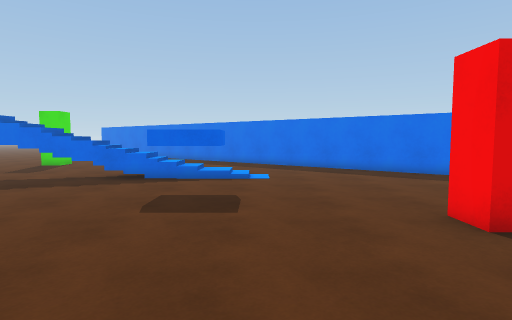
view 1 (above)

19 first-person views from a walk through a Unity game level. The camera is 1.4 m above the floor, tilts 4° down and sees 80° across. The floor is counted in squares, 1 m on a side. Each view is taken from the middle of a square. On the plan, view 1 faces up. The plan holds only what a view shows up to about 14 squares ahead; the rest is blank. The place goes on beyond the plan. The player is left out.

view 2
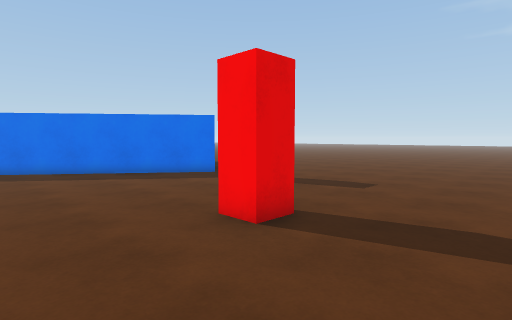

view 3
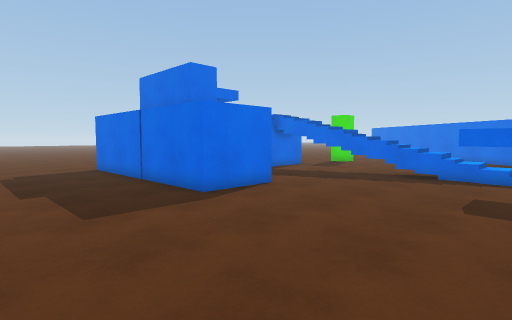

view 4
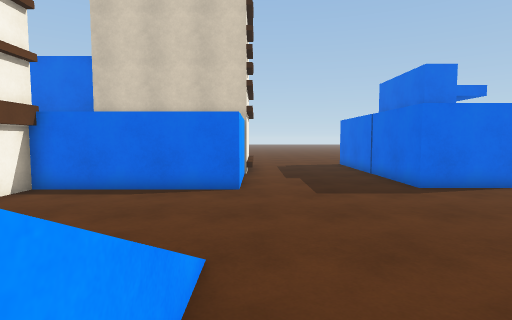

view 5
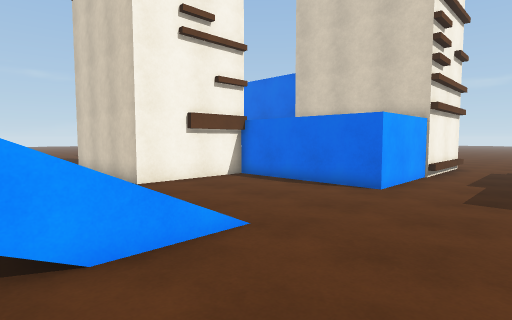

view 6
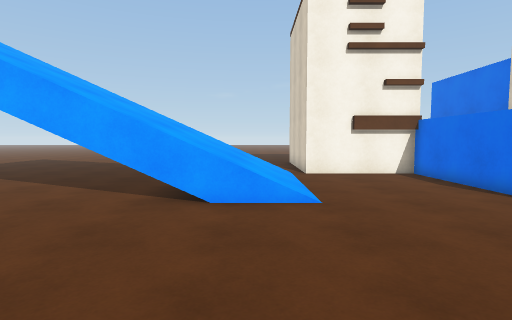

view 7
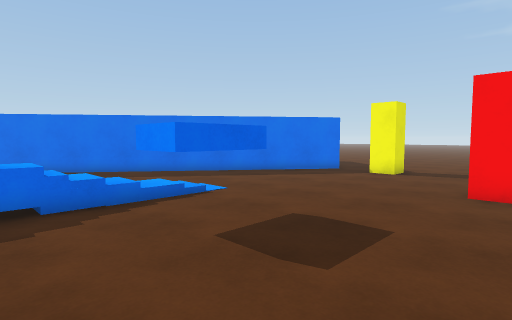

view 8
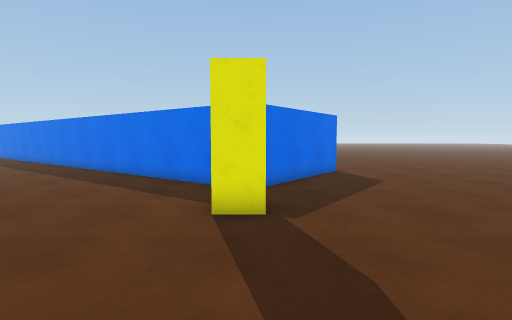

view 9
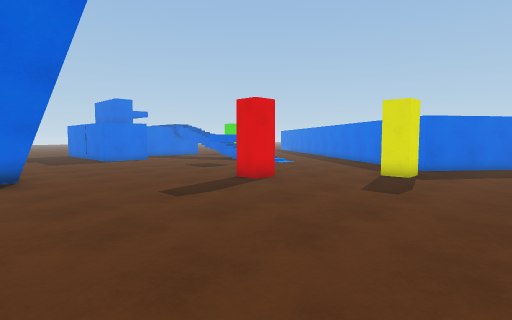

view 10
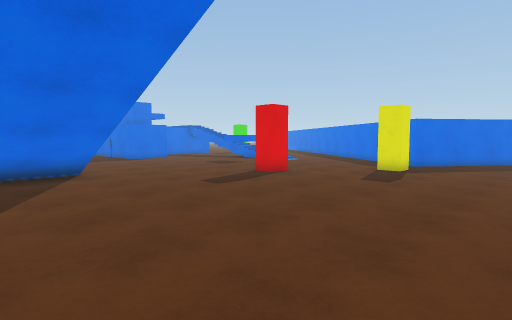

view 11
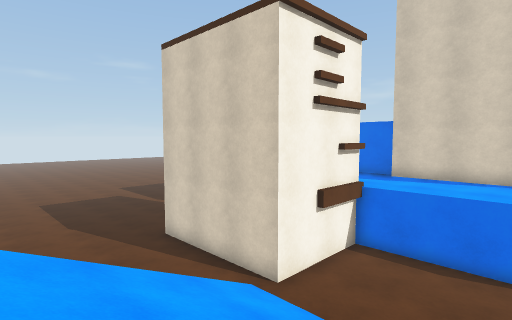

view 12
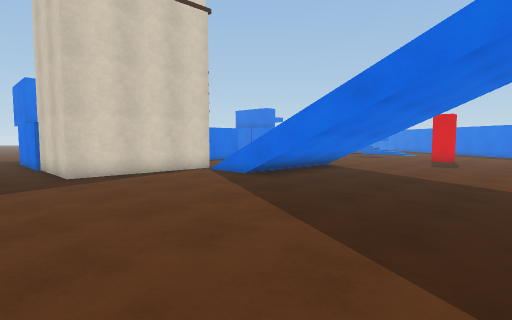

view 13
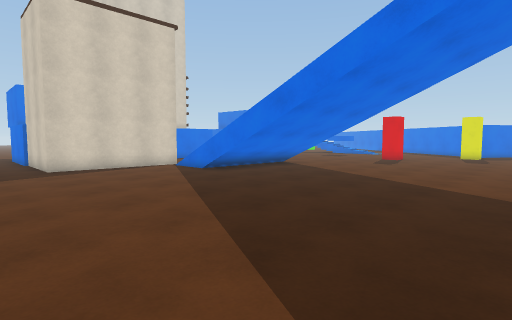

view 14
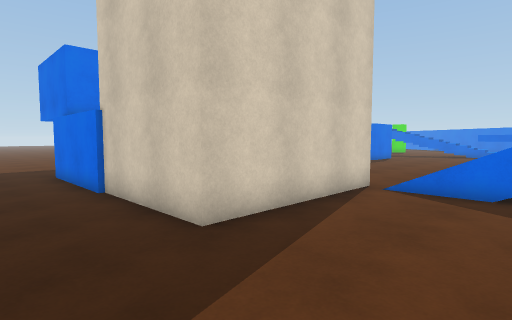

view 15
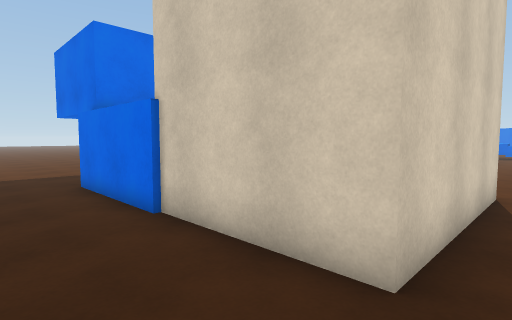

view 16
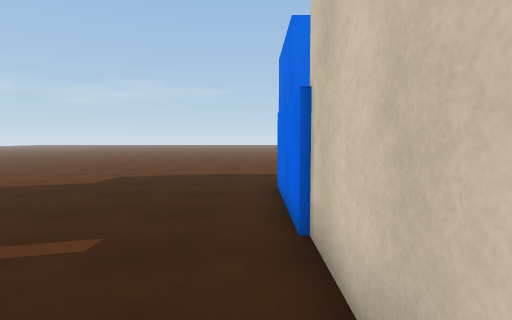

view 17
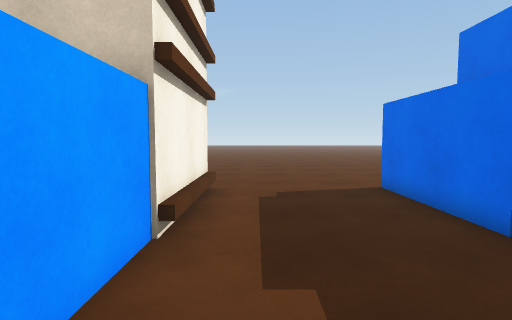

view 18
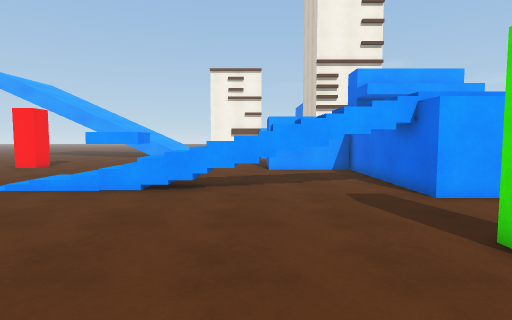

view 19
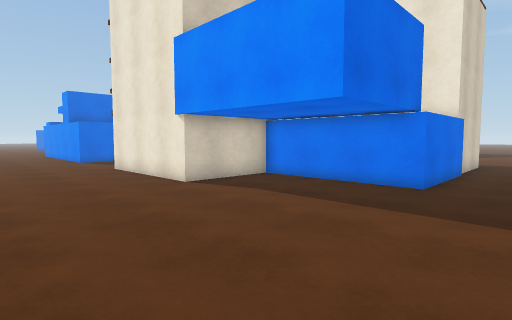

### Floor plan
Key: @ floor where view 1 was taken; # wall or solid block; . floor; / step, stairs or slope; = window, fence, low wall or low ledge; ^ raised ledge; v drop or lower ground; T thing the floor can be seen under or through; B red block; Y yellow block; G green block.
Columns run from 21 left of view 1 to 13 right of it. Each row starts with its distance up from view 1.
 20               .  ##
 19                   ###
 18             .....  .##
 17           GG.........##          ..
 16           GG..........###       #..
 15           ..............##     ##..
 14          ................##   ##...
 13         //................#####....
 12         //#vvvv====//.......##.....
 11           ///////////..............
 10            ........................
  9           v.......TTT.......YY.....
  8      ##^^^#.......TTT..............
  7        ####........................
  6           ####.....................
  5 ...       ####...........B.........
  4 .....#########.....................
  3 ...................................
  2 ...................................
  1 ...................................
  0 .....................@.............
 -1 ......####.........................
 -2 .....##  ######....//////=.........
 -3  ....#        #....///////........
 -4  ....#        #....///////.......
 -5  ....#        #....///////....... .
 -6  ....#        #....///////.......
 -7  ....#####    #####///////.......
 -8  ........#        #..............
 -9  ........#        #..............
-10 .........#        #...............
-11 .........#        #...............
-12 .........#        #...............
-13 .........##########...............
-14  ................................
-15   ..............................
-16 .  ............................  .

Where each view was taken, in squares from view 1:
view 1: 0 up, 0 right, facing up
view 2: 1 up, 0 right, facing up-right
view 3: 1 down, 1 left, facing up-left
view 4: 1 down, 1 right, facing left
view 5: 2 up, 1 right, facing down-left
view 6: 5 up, 1 left, facing down
view 7: 4 up, 5 left, facing up-right
view 8: 3 up, 8 right, facing up
view 9: 3 down, 12 right, facing up-left
view 10: 5 down, 13 right, facing up-left
view 11: 2 down, 3 right, facing down-left
view 12: 16 down, 9 right, facing up-left
view 13: 16 down, 12 right, facing up-left
view 14: 16 down, 1 right, facing up-left
view 15: 16 down, 2 left, facing up-left
view 16: 14 down, 3 left, facing left
view 17: 0 up, 7 left, facing left
view 18: 20 up, 7 left, facing down
view 19: 16 down, 21 left, facing up-right
